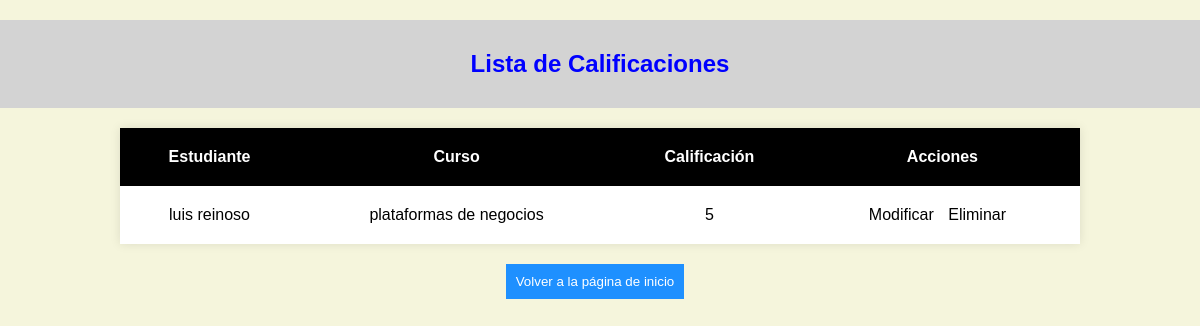
The page /lista_calificaciones/ on the database its author committed.
### estudiantes/models.py (models this page shows, shortened)
class Calificaciones(models.Model):
    estudiante = models.ForeignKey(Estudiante, on_delete=models.CASCADE)
    curso = models.ForeignKey(Curso, on_delete=models.CASCADE)
    calificacion = models.IntegerField()
    @classmethod
    def ver_todas(cls):
        return cls.objects.all()

class Estudiante(models.Model):
    nombre = models.CharField(max_length=100)
    apellido = models.CharField(max_length=100)
    correo = models.EmailField()
    def __str__(self):
        return f"{self.nombre} {self.apellido}"

class Curso(models.Model):
    nombre = models.CharField(max_length=100)
    def __str__(self):
        return self.nombre

### estudiantes/views.py (the view)
# urls.py: path('lista_calificaciones/', lista_calificaciones, name='lista_calificaciones'),
def lista_calificaciones(request):
    calificaciones = Calificaciones.ver_todas()
    return render(request, 'lista_calificaciones.html', {'calificaciones': calificaciones})

### estudiantes/templates/lista_calificaciones.html (shortened to what this page needs)
<!DOCTYPE html>
<html lang="en">
<head>
</head>
<body>
    <h2>Lista de Calificaciones</h2>
    <table>
        <thead>
            <tr>
                <th>Estudiante</th>
                <th>Curso</th>
                <th>Calificación</th>
                <th>Acciones</th>
            </tr>
        </thead>
        <tbody>
            {% for calificacion in calificaciones %}
                <tr>
                    <td>{{ calificacion.estudiante }}</td>
                    <td>{{ calificacion.curso }}</td>
                    <td>{{ calificacion.calificacion }}</td>
                    <td>
                        <a href="{% url 'modificar_calificacion' calificacion.id %}">Modificar</a>
                        <a href="{% url 'eliminar_calificacion' calificacion.id %}">Eliminar</a>
                    </td>
                </tr>
            {% endfor %}
        </tbody>
    </table>
    <a href="{% url 'inicio' %}">
        <button>Volver a la página de inicio</button>
    </a>
</body>
</html>

### estudiantes/templates/lista_calificaciones.html (style rules this page uses)
body { font-family: 'Arial', sans-serif; background-color: beige; text-align: center; margin: 0; padding: 0; }
h2 { background-color: lightgray; color: blue; padding: 30px; }
table { width: 80%; margin: 20px auto; border-collapse: collapse; background-color: white; box-shadow: 0 0 10px rgba(0, 0, 0, 0.1); }
th, td { padding: 20px; }
th { background-color: black; color: white; }
a { text-decoration: none; color: black; margin-right: 10px; }
button { background-color: DodgerBlue; color: white; padding: 10px; border: none; cursor: pointer; }

### rows shown on the page
Calificaciones: estudiante "luis reinoso", curso "plataformas de negocios", calificacion "5"
